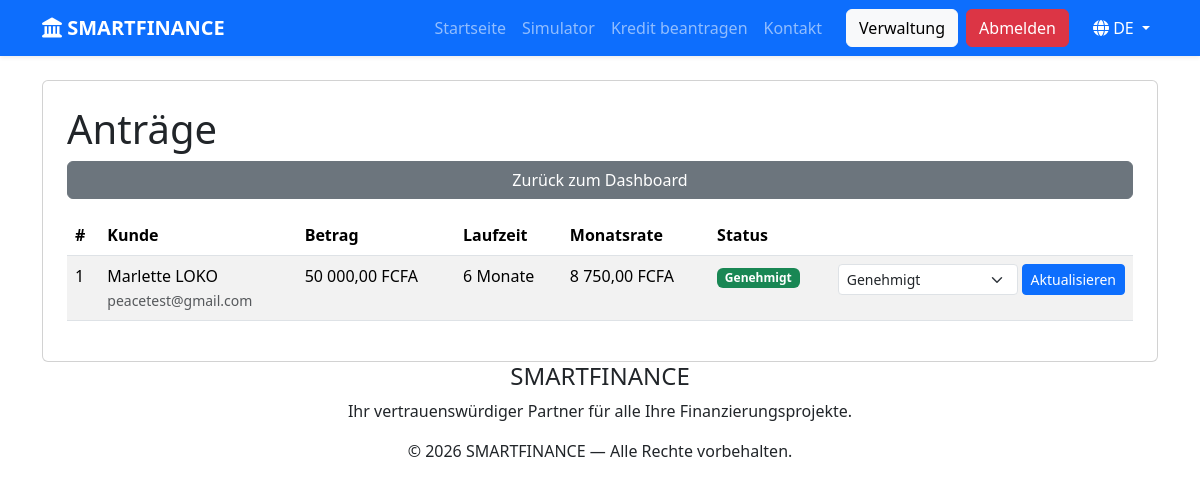
/admin/demandes.php (signed in), run on the app's committed database.
### tables this page shows
CREATE TABLE `demandes` (
  `id` int(11) NOT NULL,
  `utilisateur_id` int(11) NOT NULL,
  `montant` decimal(12,2) NOT NULL,
  `duree` int(11) NOT NULL,
  `taux` decimal(5,2) NOT NULL,
  `mensualite` decimal(12,2) DEFAULT NULL,
  `objet` text DEFAULT NULL,
  `document` varchar(255) DEFAULT NULL,
  `revenu_mensuel` decimal(12,2) DEFAULT NULL,
  `statut` enum('En attente','Approuvé','Refusé') DEFAULT 'En attente',
  `date_demande` timestamp NOT NULL DEFAULT current_timestamp()
);

CREATE TABLE `utilisateurs` (
  `id` int(11) NOT NULL,
  `nom` varchar(100) NOT NULL,
  `prenom` varchar(100) NOT NULL,
  `email` varchar(150) NOT NULL,
  `telephone` varchar(20) DEFAULT NULL,
  `mot_de_passe` varchar(255) NOT NULL,
  `role` enum('client','admin') DEFAULT 'client',
  `statut` enum('actif','inactif') DEFAULT 'actif',
  `date_creation` timestamp NOT NULL DEFAULT current_timestamp()
);

### config/lang.php (called while the page is built, shortened)
<?php
function t($cle){
    return $GLOBALS['__traductions'][$cle] ?? $cle;
}
?>

### config/fonctions.php (called while the page is built, shortened)
<?php
function e($valeur){
    return htmlspecialchars($valeur ?? '', ENT_QUOTES, 'UTF-8');
}
?>

### admin/demandes.php (the view, shortened to what this page needs)
<?php
require_once __DIR__ . '/../config/config.php';
require_once __DIR__ . '/../config/fonctions.php';
$demandes = $pdo->query(
    "SELECT demandes.*, utilisateurs.nom, utilisateurs.prenom, utilisateurs.email
     FROM demandes
     JOIN utilisateurs ON utilisateurs.id = demandes.utilisateur_id
     ORDER BY demandes.id DESC"
)->fetchAll();
require_once __DIR__ . '/../includes/header.php';
?>
<div class="container mt-4">
    <div class="card p-4">
        <h1><?= t('admin_demandes_titre') ?></h1>
        <a href="index.php" class="btn btn-secondary mb-3"><?= t('admin_retour') ?></a>
        <table class="table table-striped">
            <thead>
                <tr>
                    <th>#</th>
                    <th><?= t('admin_client') ?></th>
                    <th><?= t('admin_montant') ?></th>
                    <th><?= t('admin_duree') ?></th>
                    <th><?= t('admin_mensualite') ?></th>
                    <th><?= t('admin_statut') ?></th>
                    <th></th>
                </tr>
            </thead>
            <tbody>
                <?php foreach ($demandes as $demande): ?>
                    <tr>
                        <td><?= (int) $demande['id'] ?></td>
                        <td><?= e($demande['prenom'] . ' ' . $demande['nom']) ?><br>
                            <small class="text-muted"><?= e($demande['email']) ?></small></td>
                        <td><?= number_format((float) $demande['montant'], 2, ',', ' ') ?> FCFA</td>
                        <td><?= (int) $demande['duree'] ?> <?= t('admin_mois') ?></td>
                        <td><?= number_format((float) $demande['mensualite'], 2, ',', ' ') ?> FCFA</td>
                        <td>
                            <span class="badge bg-<?= $demande['statut'] === 'Approuvé' ? 'success' : ($demande['statut'] === 'Refusé' ? 'danger' : 'warning') ?>">
                                <?php if ($demande['statut'] === 'Approuvé'): ?>
                                    <?= t('admin_statut_approuve') ?>
                                <?php elseif ($demande['statut'] === 'Refusé'): ?>
                                    <?= t('admin_statut_refuse') ?>
                                <?php else: ?>
                                    <?= t('admin_statut_attente') ?>
                                <?php endif; ?>
                            </span>
                        </td>
                        <td>
                            <form method="post" class="d-flex gap-1">
                                <select name="statut" class="form-select form-select-sm">
                                    <option value="Approuvé" <?= $demande['statut'] === 'Approuvé' ? 'selected' : '' ?>><?= t('admin_statut_approuve') ?></option>
                                </select>
                                <button type="submit" class="btn btn-sm btn-primary"><?= t('admin_mettre_a_jour') ?></button>
                            </form>
                        </td>
                    </tr>
                <?php endforeach; ?>
            </tbody>
        </table>
    </div>
</div>
<?php require_once __DIR__ . '/../includes/footer.php'; ?>

### data on the page
demandes: id "1", utilisateur.nom "Marlette LOKO", utilisateur.email "peacetest@gmail.com", montant "50 000,00", duree "6", mensualite "8 750,00", statut "Genehmigt"

### other printed values
t('nav_accueil') "Startseite"
t('nav_simulateur') "Simulator"
t('nav_demande') "Kredit beantragen"
t('nav_contact') "Kontakt"
t('nav_administration') "Verwaltung"
t('nav_deconnexion') "Abmelden"
$_SESSION['lang'] "DE"
t('admin_demandes_titre') "Anträge"
t('admin_retour') "Zurück zum Dashboard"
t('admin_client') "Kunde"
t('admin_montant') "Betrag"
t('admin_duree') "Laufzeit"
t('admin_mensualite') "Monatsrate"
t('admin_statut') "Status"
t('footer_texte') "Ihr vertrauenswürdiger Partner für alle Ihre Finanzierungsprojekte."
